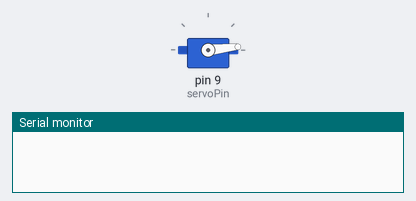
Bench run of a sketch on a simulated Arduino Uno, built with avr-gcc and run on an emulated ATmega328P. Shown: servo, the last lines printed to the serial monitor. Wiring (inferred from the names in the program): servo: signal pin 9. Servo pulses on a pin are drawn as a servo (544–2400 µs = 0–180°).

Above: at 0.05 s.
At 2.1 s:
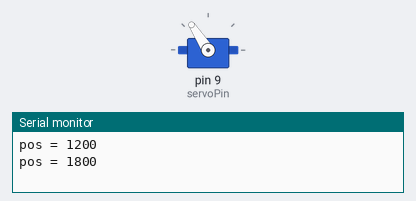
At 3.2 s:
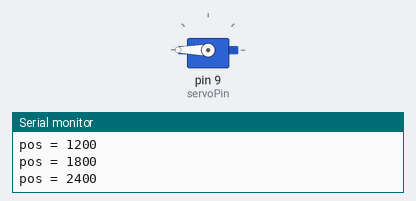
At 6.4 s:
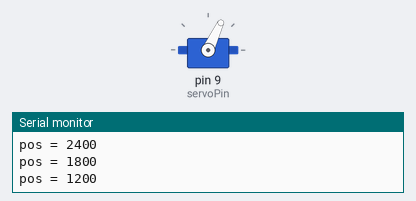
Timing chart, 0 to 8.4 s (numbered marks = the images above):
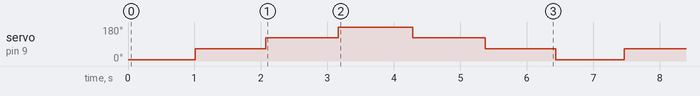

Measured:
- by itself, servo on pin 9 (servoPin): repeats every 6.5 s: 123° 1.1 s, 180° 1.1 s, 123° 1.1 s, 65° 1.1 s, 6° 1.0 s, 65° 1.1 s

The sketch:

sketch_servos_test.ino
```cpp
int servoTable[] = {
  600,
  1200,
  1800,
  2400
};

int inc = 1;
int idx = 0;
int totalPos = 4;

int pos = servoTable[idx];

int servoPin = 9;
int pulseInterval=20;
int pulseCount=0;
int pulseTimes=50;

void setup() {
  Serial.begin(9600);     // opens serial port, sets data rate to 9600 bps
  pinMode(servoPin, OUTPUT);
}

void loop() {
  int i;

  pulseCount++;
  if (pulseCount == pulseTimes) {
    pulseCount = 0;
    idx += inc;
    pos = servoTable[idx];

    if (idx == 3) {
    pos = servoTable[totalPos-1];
    inc = -1;
  } else if (idx <= 0) {
    pos = servoTable[0];
    inc = 1;
  }

  Serial.print("pos = ");
  Serial.println(pos, DEC);
  }

  digitalWrite(servoPin, HIGH);
  delayMicroseconds(pos);
  digitalWrite(servoPin, LOW);
  delay(pulseInterval);

  }
```
